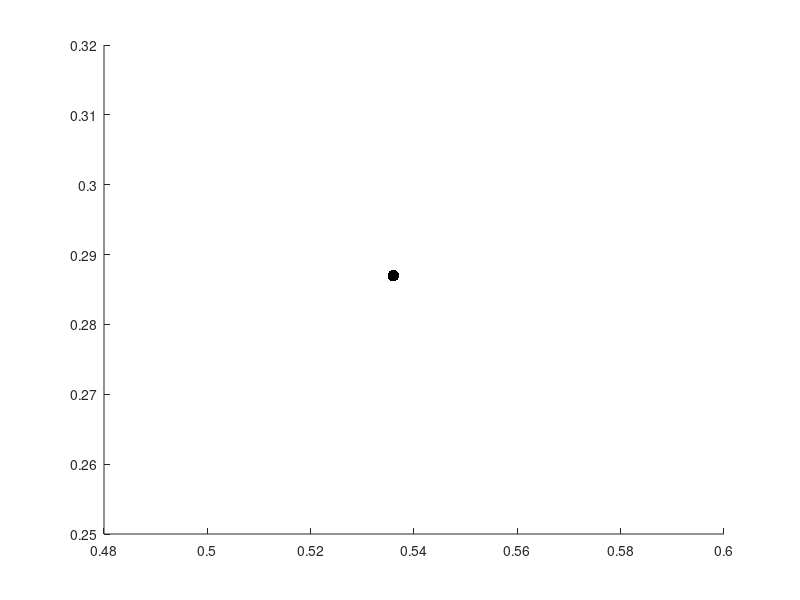

Recreate this plot in MATLAB. (Note: this script raises an error after producing the figure.)
%% SETUP
% parameter values p = (r1, r2, beta1, beta2, q1, q2, m, e)
% order as in paper (see rhs file)
m     = 0.790;
r1    = 0.836;
e     = 0.948;
q1    = 0.772;
aq    = 0.660;
q2    = 1.084;
beta2 = 0.896;
r2    = 0.126;
beta1 = 7.8;  % repulsive focus, below curve mu

beta1 = 7.81; q2 = 1.5; r2 = 0.3;

% initial values, parameters
a = 0.286975;
x0_1 = [a ; a ; r1-r2];
x0_2 = x0_1 + [0.001 ; 0.0001 ; 0]; %% disturbed
p = [r1, r2, beta1, beta2, q1, q2, m, e, aq];

tspan = [0 100];
X_plot = linspace(tspan(1), tspan(end), 1000);
fignum = 1000;
figure(fignum); clf; hold('on');

% solver selection and configuration
intEuler  = @explEuler; % @implEuler; 
intMatlab = @ode45;
intIfdiff = intMatlab;
intOptions = odeset('reltol', 1e-5, 'abstol', 1e-5, 'MaxStep', 0.5);
eulerStep  = 1e-7;
plotit = @plotter;

% select what to do
doEuler        = true;   % false loads from file
doMatlab       = true;
doIfdiff       = true;
doTransformed  = false;
doErrorplot    = true; % compare ifdiff and original
plotPosterImage= false;

% name generators
nameIfdiff = @(f) sprintf('ifdiff/%s', func2str(f));
namePlain  = @(f) sprintf('plain %s' , func2str(f));

%% Mark the initial point
if true
   xx = x0_1;
   hStart = plot3(xx(3), xx(2), xx(1), 'k.', 'MarkerSize', 25, 'DisplayName', 'x_0');
end

%% Plain integration, no treatment of switches
if doMatlab
   fprintf('Integrating with plain %s ...\n', func2str(intMatlab))
   figure(fignum);
   th = tic();
   sol_matlab = intMatlab(@(t,x) pprhs(t,x,p), tspan, x0_1, intOptions);
   time_matlab = toc(th); fprintf('%s took %g s\n', func2str(intMatlab), time_matlab);
   X_matlab = X_plot;
   Y_matlab = deval(sol_matlab, X_matlab);
   linewidth = 1.0;
   hMatlab = plotit(fignum, X_matlab, Y_matlab, 'r', namePlain(intMatlab), linewidth);
end

%% IFDIFF
if doIfdiff
   fprintf('Integrating with IFDIFF/%s ...\n', func2str(intIfdiff))
   figure(fignum);
   datahandle = prepareDatahandleForIntegration('pprhs', 'solver', func2str(intIfdiff), 'options', intOptions);
   % profile off; profile clear; profile on
   th = tic();
   sol_ifdiff = solveODE(datahandle, tspan, x0_1, p);
   time_ifdiff = toc(th); fprintf('IFDIFF took %g s\n', time_ifdiff);
   X_ifdiff = X_plot;
   Y_ifdiff = deval(sol_ifdiff, X_ifdiff);
   % profile off; profile viewer
   linewidth = 3.0;
   hIFDIFF = plotit(fignum, X_ifdiff, Y_ifdiff, 'g', nameIfdiff(intIfdiff), linewidth);
   if plotPosterImage
    hIFDIFF_poster = posterPlotter(fignum+1, Y_ifdiff);
   end
end


%% EULER Integration
if doEuler
   fprintf('Integrating with integrator %s...\n', func2str(intEuler))
   figure(fignum);
   th = tic();
   sol_euler = intEuler(@(t,x) pprhs(t,x,p), tspan, x0_1, eulerStep);
   time_euler = toc(th); fprintf('Euler took %g s\n', time_euler);
else
   fname = sprintf('sol_euler_%.0e.mat', eulerStep);
   fprintf('Loading sol_euler from file %s\n', fname);
   tmp = load(fname, 'sol_euler');
   sol_euler = tmp.sol_euler;
   doEuler = true;
end
X_euler = X_plot;
Y_euler = transpose(interp1(sol_euler.x, transpose(sol_euler.y), X_euler));
linewidth = 2.0;
hEuler = plotit(fignum, X_euler, Y_euler, 'c', namePlain(intEuler), linewidth);


%%
if false
   hPlane = fitplane(Y_ifdiff);
end

%% TRANSFORMED SYSTEM
if doTransformed
   error('Don''t do that!');
   myfig = figure(fignum); clf(myfig);
   solA = intMatlab(@(t,x) pprhs5(t,x,p), tspan, x0_1, intOptions);
   solB = intMatlab(@(t,x) pprhs5(t,x,p), tspan, x0_2, intOptions);
   xA=solA.x; yA=solA.y; xB=solB.x; yB=solB.y;
   plotit(myfig, xA, yA, 'b');
   plotit(myfig, xB, yB, 'g');
   xlabel('y1'); ylabel('y2'); zlabel('y3');
   fitplane(yB)
   set(gca, 'YDir','reverse')
   height = 1200;
   width = 1920;
   set(myfig, 'Units', 'pixels', 'Position', [0, 0, width, height])
end

% %% LABELS
% if doMatlab || doIfdiff || doTransformed
%     datalabels = {};
%     if doMatlab,      datalabels{end+1} = ['plain ', func2str(intMatlab)]; end
%     if doIfdiff,      datalabels{end+1} = ['ifdiff+',func2str(intIfdiff)];  end
%     if doTransformed, datalabels{end+1} = 'Transformed';                    end
%     legend(datalabels{:});
% end

%% ANALYSIS
if doErrorplot
   if (doIfdiff && doMatlab)
      fignum = fignum + 1; errorPlot(fignum, X_plot, Y_ifdiff, Y_matlab, nameIfdiff(intIfdiff), namePlain(intMatlab))
   end
   if (doMatlab && doEuler)
      fignum = fignum + 1; errorPlot(fignum, X_plot, Y_matlab, Y_euler , namePlain(intMatlab) , namePlain(intEuler));
   end
   if (doIfdiff && doEuler)
      fignum = fignum + 1; errorPlot(fignum, X_plot, Y_ifdiff, Y_euler , nameIfdiff(intIfdiff), namePlain(intEuler));
   end
end

% FINITO
return



%% HELPERS
function h = fitplane(YY)
   x = YY(3,:);
   y = YY(2,:);
   z = YY(1,:);
   idx = x > 3; 
   xx = x(idx)'; yy=y(idx)'; zz=z(idx)';  % selecting points
   DM = [xx, yy, ones(size(zz))];  % fitting
   B = DM\zz;                      % fitting 
   [X,Y] = meshgrid(linspace(min(x)*1.02,max(x)*1.02,50), linspace(min(y)*1.00,max(y)*1.02,50));
   %[X,Y] = meshgrid(linspace(min(x)-3,max(x)+3,50), linspace(min(y)-0.5,max(y)+0.5,50));
   Z = B(1)*X + B(2)*Y + B(3)*ones(size(X)) - 0.01;
   h = surf(X, Y, Z, 'DisplayName', 'switching manifold');
   set(h,'FaceColor',[0 0.4 1],'FaceAlpha',0.15,'EdgeColor','none');
end


function errorPlot(fignum, x1, y1, y2, intname1, intname2)
   figure(fignum); clf(fignum);
%    ydiff = vecnorm(y2 - y1, 2);
   ydiff = calcDiff(y1, y2);
   semilogy(x1, ydiff, 'LineWidth', 1.0);
   xlabel('t');
   ylabel('||y||_2');
   title(sprintf('difference %s and %s', intname1, intname2));
   drawnow
end



function h = plotter(fignum, x, y, color, name, lw)
   figure(fignum); hold on;
   h = plot3(y(3,:), y(2,:), y(1,:), 'Color', color, 'LineWidth', lw, 'DisplayName', name);
%    view([166 12]); 
   view([97 51]);
   grid on;
   box on;
   xlabel('Predator');
   ylabel('Prey 2');
   zlabel('Prey 1');
   legend('location', 'northeast');
   drawnow
   pause(1.0);
   set(fignum, 'Position', [200  250  750  375]);
end

function h = posterPlotter(fignum, y)
    figure(fignum); hold on;
    color = '#00534a';
    lw = 2.5;
    mark_x1 = plot3(y(3,:), y(2,:), y(1,:), 'Color', color, 'LineWidth', lw);
    xx = y(:,1);
    h = plot3(xx(3), xx(2), xx(1), 'k.', 'MarkerSize', 25, 'DisplayName', 'x_0');
    set(gca, 'Color', '#F5F5F5');
    view([97 51]);
    grid on;
    box on;
    xlabel('Predator');
    ylabel('Prey 2');
    zlabel('Prey 1');
    drawnow
    pause(1.0);
    set(fignum, 'Position', [200  250  750  375]);
end


function sol = explEulerFull(rhs, tspan, x0, stepsize)
    xdim = length(x0);  % get dimension
    T = linspace(tspan(1), tspan(end), (tspan(end)-tspan(1))/stepsize);
    stepcount = length(T);
    X = zeros(xdim, stepcount);
    X(:,1) = reshape(x0, [], 1); 
    for i=2:stepcount
       X(:,i) = X(:,i-1) + stepsize * rhs(T(i), X(:,i-1));
       if ~mod(i/stepcount, 0.1), fprintf('.'); end
    end
    fprintf('\n')
    sol.x = T;
    sol.y = X;
end



function sol = explEuler(rhs, tspan, x0, stepsize)
   xdim = length(x0);  % get dimension
   % T = linspace(tspan(1), tspan(end), (tspan(end)-tspan(1))/stepsize);
   stepcount = (tspan(end)-tspan(1))/stepsize;
   sfac = 0.001; % store factor
   X = zeros(xdim, ceil(stepcount*sfac)+1);
   Xi = reshape(x0, [], 1); 
   X(:,1) = Xi;
   k = 2; nextout = ceil(1 / sfac);
   for i=2:stepcount
      Xi = Xi + stepsize * rhs(i*stepsize, Xi);
      if (i == nextout)
         X(:,k) = Xi; k = k + 1; 
         nextout = nextout + ceil(1 / sfac);
         if ~mod(i/stepcount, 0.1), fprintf('.'); end
      end
   end
   fprintf('\n')
   T = linspace(tspan(1), tspan(end), ceil(stepcount*sfac)+1);
   sol.x = T;
   sol.y = X;
end


function sol = implEuler(rhs, tspan, x0, stepsize)
   xdim = length(x0);  % get dimension
   % T = linspace(tspan(1), tspan(end), (tspan(end)-tspan(1))/stepsize);
   stepcount = (tspan(end)-tspan(1))/stepsize;
   sfac = 0.001; % store factor
   X = zeros(xdim, ceil(stepcount*sfac)+1);
   Xi = reshape(x0, [], 1); 
   X(:,1) = Xi;
   k = 2; nextout = ceil(1 / sfac);
   fsolveopts = optimoptions(@fsolve, 'Display', 'off', 'maxiter', 100);
   for i=2:stepcount
      g = @(x) x - Xi - stepsize*rhs(i*stepsize, x);
      Xi = fsolve(g, Xi, fsolveopts);
      if (i == nextout)
         X(:,k) = Xi; k = k + 1; 
         nextout = nextout + ceil(1 / sfac);
         if ~mod(i/stepcount, 0.1), fprintf('.'); end
      end
   end
   fprintf('\n')
   T = linspace(tspan(1), tspan(end), ceil(stepcount*sfac)+1);
   sol.x = T;
   sol.y = X;
end



function diffnorm = calcDiff(yA, yB)
  % laufe durch x-koordinate von yA, und finde nächstgelegene x-Koordinatein yB
  % vergleiche damit.
  % Ansatz: 1) Durchlaufe x von yA in Index i
  %         2) Suche nächstgelegenes x in yB, ausgehend von x(i-100) bi2 y(i+100) in yV
  len = length(yA);
  diffnorm = zeros(len, 1);
  for i = 1:len
     y = yA(:, i);
     % suche passendes x in yB, um den aktuellen Punkt herum
     window = 250;
     j0 = max(1, i-window);
     jf = max(len, j0+window);
     jidx = j0:jf;
     tmpdiff = yB(:, jidx) - repmat(y, [1, length(jidx)]);
     tmpdiff = vecnorm(tmpdiff,2,1);
     diffnorm(i) = min(tmpdiff);
     if ~mod(i, floor(len/10)), fprintf('x'); end
     diffnorm(i) = diffnorm(i) / norm(y);
  end

end
